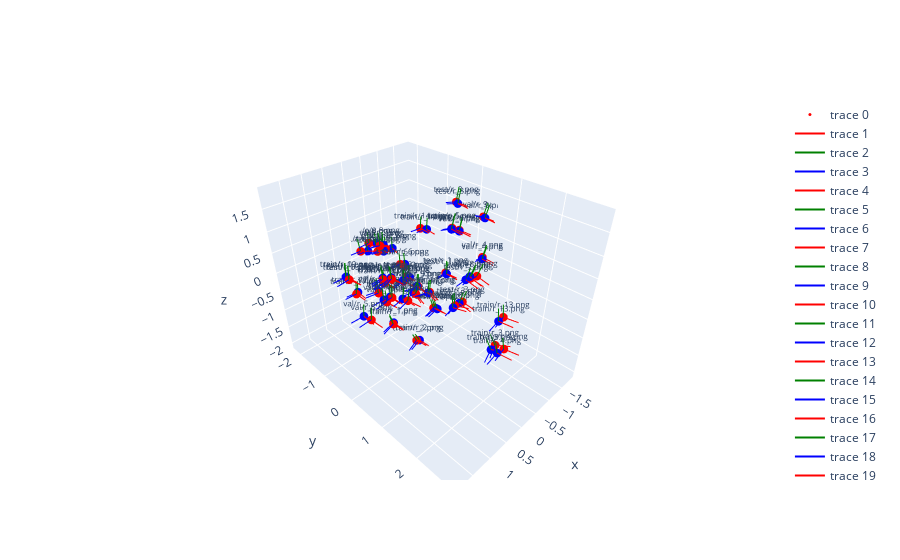

Write notebook code for a chart like this one.
### Code cell
poses_colmap_aboba = poses_colmap.copy()
poses_colmap_aboba[:, :3, 3] -= poses_colmap_aboba[:, :3, 3].mean(axis=0)

poses_my_aboba = poses_my.copy()
poses_my_aboba[:, :3, 3] -= poses_my_aboba[:, :3, 3].mean(axis=0)

fig1 = plot_poses(poses_my_aboba, k=0.3, text=poses_my_names, fontsize=8, marker_color="red")
fig2 = plot_poses(poses_colmap_aboba, k=0.3, text=poses_colmap_names, fontsize=8, marker_color="blue")
fig = go.Figure(data = fig1.data + fig2.data)
fig.show()
